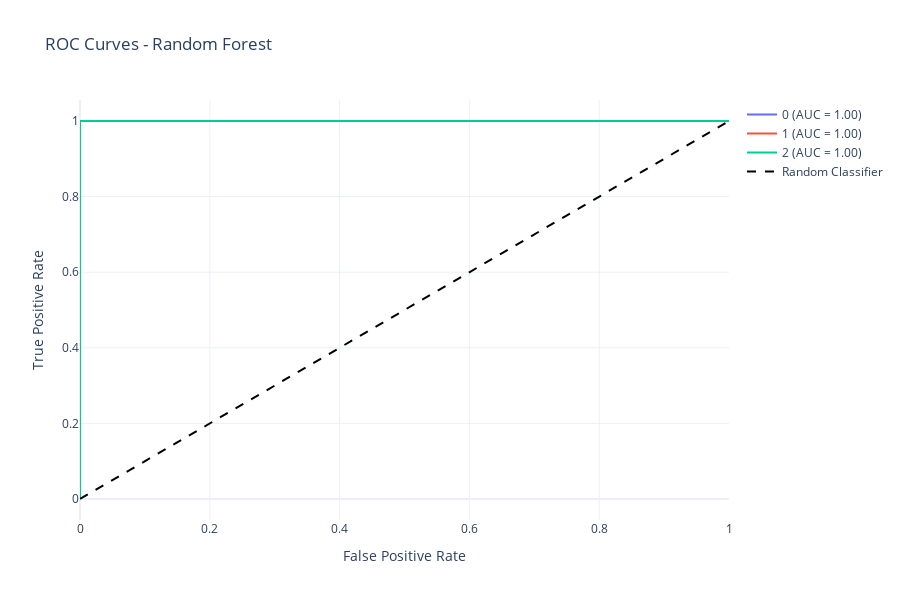

Notebook cell for this chart:
### Markdown cell above
### ✅ What This Heatmap Shows:

**How to Read a Confusion Matrix**:
- **Rows (Vertical)**: Actual true class
- **Columns (Horizontal)**: Predicted class
- **Diagonal (top-left to bottom-right)**: **CORRECT** predictions ✓
- **Off-diagonal**: **MISTAKES** ✗

**Example**:
- **Cell [0,0]** (top-left): Predicted Normal AND actually Normal ✓
- **Cell [0,2]** (top-right): Predicted Diabetic BUT actually Normal ✗
- **Cell [2,0]** (bottom-left): Predicted Normal BUT actually Diabetic ✗ (dangerous!)

**What Good Performance Looks Like**:
- ✅ **Big numbers on diagonal**: Most predictions correct
- ✅ **Small/zero numbers off diagonal**: Few mistakes
- ✅ **Darker colors on diagonal**: Visual confirmation of accuracy

**What to Look For**:

**1. Common Mistakes**:
- **Normal ↔ Pre-diabetic confusion**: Expected (subtle difference)
- **Pre-diabetic ↔ Diabetic confusion**: Also common (boundary cases)
- **Normal ↔ Diabetic confusion**: Should be RARE (very different!)

**2. Dangerous Mistakes** (Medical Context):
- **Diabetic predicted as Normal**: **Most dangerous!** (missed diagnosis)
  - Look at cell [2,0] - should be 0 or very small!
- **Normal predicted as Diabetic**: False alarm (less dangerous but anxiety-inducing)
  - Look at cell [0,2]

**3. Class-Specific Performance**:
- **Row 0 (Normal)**: How accurate for normal patients?
  - Sum = total normal patients in test set
  - Diagonal value / sum = recall for normal
- **Row 1 (Pre-diabetic)**: Often hardest class (boundary cases)
- **Row 2 (Diabetic)**: Should have high diagonal value!

**Perfect Matrix**:
- Only diagonal has numbers
- All off-diagonal cells are 0
- Rarely happens in real medical data!

**Typical Good Matrix**:
- Diagonal values: 80-90% of row totals
- Off-diagonal: <20% of row totals
- Fewer mistakes between classes 0↔2 than 0↔1 or 1↔2

**Interactive Features** (Plotly):
- **Hover**: See exact counts for each cell
- **Color scale**: Darker = more patients
- **Quick visual**: See where model struggles

**Action Items**:
- **If many false negatives** (row > column on diagonal): Improve recall
- **If many false positives** (column > row on diagonal): Improve precision
- **If Class 1 confused**: Consider it a 2-class problem (diabetic vs. not)

**Clinical Decision**: Based on this matrix, decide if model is safe for deployment!

### Code cell
# ROC Curves
n_classes = len(class_names)

if n_classes > 2:
    # Multi-class ROC
    y_test_bin = label_binarize(y_test, classes=range(n_classes))

    fig = go.Figure()

    for i in range(n_classes):
        fpr, tpr, _ = roc_curve(y_test_bin[:, i], y_test_pred_proba[:, i])
        roc_auc = roc_auc_score(y_test_bin[:, i], y_test_pred_proba[:, i])
        fig.add_trace(go.Scatter(
            x=fpr, y=tpr,
            name=f'{target_names[i]} (AUC = {roc_auc:.2f})',
            mode='lines'
        ))

    fig.add_trace(go.Scatter(
        x=[0, 1], y=[0, 1],
        name='Random Classifier',
        mode='lines',
        line=dict(dash='dash', color='black')
    ))

    fig.update_layout(
        title=f'ROC Curves - {best_model_name}',
        xaxis_title='False Positive Rate',
        yaxis_title='True Positive Rate',
        template='plotly_white',
        height=600,
        font=dict(size=12)
    )

    fig.show()

    # Macro-average ROC AUC
    macro_roc_auc = roc_auc_score(y_test_bin, y_test_pred_proba,
                                   average="macro", multi_class="ovr")
    print(f"\nMacro-Average ROC AUC: {macro_roc_auc:.4f}")
else:
    # Binary ROC
    fpr, tpr, _ = roc_curve(y_test, y_test_pred_proba[:, 1])
    roc_auc = roc_auc_score(y_test, y_test_pred_proba[:, 1])

    fig = go.Figure()
    fig.add_trace(go.Scatter(x=fpr, y=tpr, name=f'ROC curve (AUC = {roc_auc:.2f})', mode='lines'))
    fig.add_trace(go.Scatter(x=[0, 1], y=[0, 1], name='Random Classifier',
                            mode='lines', line=dict(dash='dash', color='black')))

    fig.update_layout(
        title=f'ROC Curve - {best_model_name}',
        xaxis_title='False Positive Rate',
        yaxis_title='True Positive Rate',
        template='plotly_white',
        height=500,
        font=dict(size=12)
    )

    fig.show()
    print(f"\nROC AUC: {roc_auc:.4f}")

### Figure 1 — Plotly figure (JSON) as saved in the notebook; plotly's stock layout.template omitted (floating-point values rounded to 4 significant figures)
{"data": [{"mode": "lines", "name": "0 (AUC = 1.00)", "type": "scatter", "x": [0.0, 0.0, 0.0, 0.6, 1.0], "y": [0.0, 0.06667, 1.0, 1.0, 1.0]}, {"mode": "lines", "name": "1 (AUC = 1.00)", "type": "scatter", "x": [0.0, 0.0, 0.0, 1.0], "y": [0.0, 0.1667, 1.0, 1.0]}, {"mode": "lines", "name": "2 (AUC = 1.00)", "type": "scatter", "x": [0.0, 0.0, 0.0, 0.8095, 0.9048, 1.0], "y": [0.0, 0.05263, 1.0, 1.0, 1.0, 1.0]}, {"line": {"color": "black", "dash": "dash"}, "mode": "lines", "name": "Random Classifier", "type": "scatter", "x": [0, 1], "y": [0, 1]}], "layout": {"font": {"size": 12}, "height": 600, "title": {"text": "ROC Curves - Random Forest"}, "xaxis": {"title": {"text": "False Positive Rate"}}, "yaxis": {"title": {"text": "True Positive Rate"}}}}
